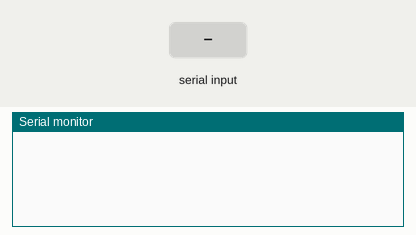
Bench run of a sketch on a simulated Arduino Uno, built with avr-gcc and run on an emulated ATmega328P. Parts: the last lines printed to the serial monitor. The inputs (shaded band) are chosen by the test bench.

Above: at 0.9 s.
1.0 s: "k" received over Serial
At 1.5 s:
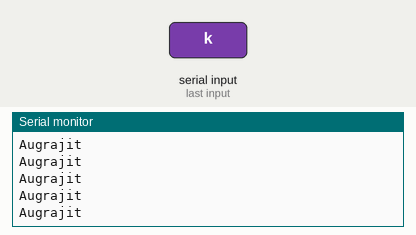
2.9 s: "d" received over Serial
At 3.8 s:
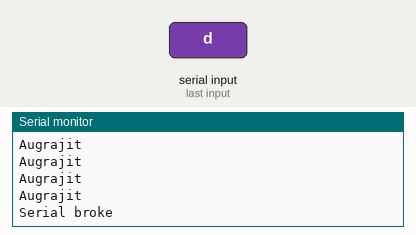
4.4 s: "k" received over Serial
At 5.2 s:
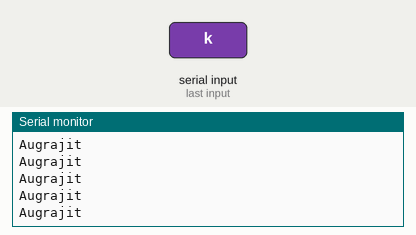

Measured:
- after the input at 1.0 s, the serial monitor: prints a new line at once (image 1)
- after the input at 2.9 s, the serial monitor: prints a new line after 0.08 s (image 2)
- after the input at 4.4 s, the serial monitor: prints a new line at once (image 3)

The sketch:

Nested_While_loop.ino
```cpp
// C++ code
//Nested While loop
void setup()
{
  Serial.begin(9600);
  while(1){
    if( Serial.read()=='k'){
   while(1)
  {
  Serial.println("Augrajit");
    if(Serial.read()=='d'){
	 break;
    }

  }
  Serial.print("Serial broke");
                    }


        }
}

void loop()
{

}
```
